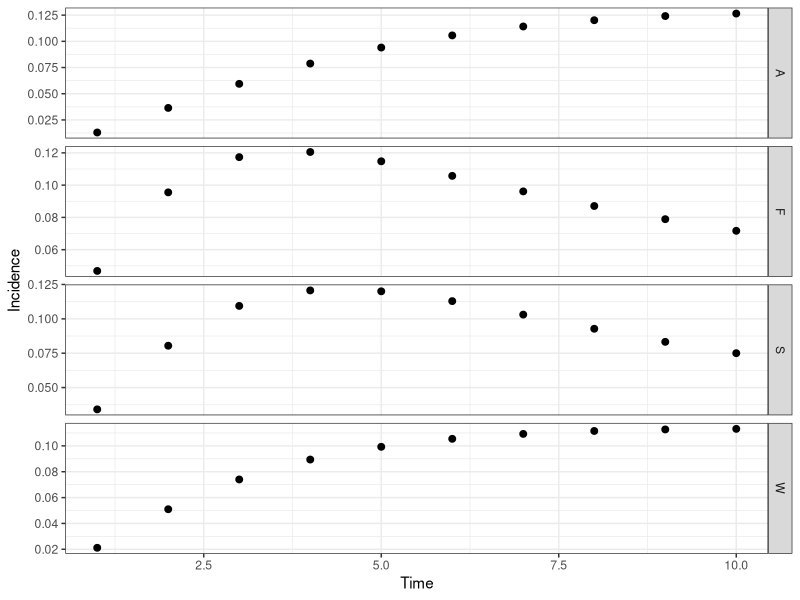

Generate this figure with R:
# CF McQuaid & RMGJ Houben
# Start 21/04/2017 ---> current version 26/04/2017
# Cohort model of TB including regression and a slow stream
########################################
#         ^     ^     ^     ^          #
#      -> Q <-> S <-> C <-> Y -> M     # Q - Quiescent, S - Subclinical, C - Minimal (C+S-), Y - Disseminated (C+S+, symptomatic), M - Death (due to disease)
#     /   ^     ^                      #
#    E    |     |                      # E - Recently Infected, T - Cumulative incidence (using initial disease-free population)
#     \   v     v                      #
#      -> K <-> Z                      # K - Quiescent (slow stream), Z- Subclinical (slow stream),
#         v     v                      #
########################################
##set wd depending on who is coding/playing
setwd("C:/Users/cfmcquaid/Simulations")
#setwd("/Users/ReinHouben/Filr/ifolder/Applications (funding and jobs)/2016 - ERC starting grant/Rmodel_nathis/NatHistCoh")

#Next steps
# 1. get the prop inc disease after 5 years to 5%
###   How: play with Eq values, OR increase progression parameters
# 2. achieve 1 + start higher and sharper decrease in early years
###   How: change initial states to more realistic point, based on what prev of disease would be at screening
###   Also increase progression rates, while decreasing proportion that goes into the fast pathway

library("reshape2"); library("deSolve"); library("ggplot2"); library("plyr");
# Parameter sets: Average (), Wax (regression), Slow (slow), Full (regression, slow)
# Ax - rate from compartment A to compartment X, Omega - background mortality
paramA <- c(Eq=1.00, Qs=0.03, Qk=0.00, Kz=0.00, Kq=0.00, Sc=0.22, Sq=0.00, Sz=0.00, Zk=0.00, Zs=0.00, Cy=0.22, Cs=0.00, Ym=0.25, Yc=0.00, Omega=0)
paramW <- c(Eq=1.00, Qs=0.03, Qk=0.00, Kz=0.00, Kq=0.00, Sc=0.50, Sq=0.25, Sz=0.00, Zk=0.00, Zs=0.00, Cy=0.50, Cs=0.25, Ym=0.50, Yc=0.25, Omega=0)
paramS <- c(Eq=0.10, Qs=0.50, Qk=0.00, Kz=0.01, Kq=0.00, Sc=0.22, Sq=0.00, Sz=0.00, Zk=0.00, Zs=0.05, Cy=0.22, Cs=0.00, Ym=0.25, Yc=0.00, Omega=0)
paramF <- c(Eq=0.10, Qs=0.50, Qk=0.00, Kz=0.01, Kq=0.00, Sc=0.50, Sq=0.25, Sz=0.00, Zk=0.25, Zs=0.05, Cy=0.50, Cs=0.25, Ym=0.50, Yc=0.25, Omega=0)
# Initial states of compartments
state <- c(E=100000, Q=0, K=0, S=0, Z=0, C=0, Y=0, M=0, T=0)
# Timespan for simulation
times <- seq(0, 10, by = 1)
# Timespan for burn
timeb <- 2
# Timespan for tornado
timet <- 5
# ODE function
regr <- function(t, state, parameters){
  with(as.list(c(state, parameters)), {
   # rates of change
   dE <- - E
   dQ <- + Eq*E + Sq*S + Kq*K - (Qs + Qk + Omega)*Q
   dK <- + (1 - Eq)*E + Zk*Z + Qk*Q - (Kz + Kq + Omega)*K
   dS <- + Qs*Q + Cs*C + Zs*Z - (Sc + Sq + Sz + Omega)*S
   dZ <- + Kz*K + Sz*S - (Zk + Zs + Omega)*Z
   dC <- + Sc*S + Yc*Y - (Cs + Cy + Omega)*C
   dY <- + Cy*C -(Yc + Ym + Omega)*Y
   dM <- + Ym*Y
   dT <- + Sc*S / sum(state[1:5])
   # return the rate of change
   list(c(dE, dQ, dK, dS, dZ, dC, dY, dM, dT))
  })
}
# Burn off the first X years to establish the proportion of individuals in each compartment, removing diseased
burn <- function(tb, state, fxn, parameters){
  out <- ode(y = state, times = seq(0, tb, by = 1), func = fxn, parms = parameters)
  stateb <- c(out[tb, 2], out[tb, 3], out[tb, 4], out[tb, 5], out[tb, 6], C=0, Y=0, M=0, T=0)
  return(stateb)
}
# Calculation function
calc <- function(ts, tb, state, fxn, parameters, source){
  stateb <- burn(tb = tb, state = state, fxn = regr, parameters = parameters)
  out <- ode(y = stateb, times = ts, func = fxn, parms = parameters)
  out <- as.data.frame(out)
  # Calculating incidence
  out$inc <- parameters["Sc"]*out$S / (out$E + out$Q + out$S + out$K + out$Z)
  out$inc <- head(c(0,out$inc),-1) # We later remove the first element as it is zero if calculated using C&Y, but will be nonnegative if looking at the rate. Shift the index accordingly
  # Calculating incidence rate (https://en.wikipedia.org/wiki/Incidence_(epidemiology)), proportion of population that result in cases per year = (total # cases incl mort) / {[(C+Y)_t1-(C+Y)_t0]*(t1+t0)/2 + t1*(E+Q+S+K+Z)_t1}
  out$rate <- (out$C + out$Y + out$M) / (head(c(out$C,0) + c(out$Y,0) - c(0,out$C) - c(0,out$Y), -1)*head(c(out$time,0) - c(0,out$time), -1) / 2 + (out$E + out$Q + out$S + out$K + out$Z)*out$time)
  # Calculating the "relative risk" (see Vynnycky & Fine, 1997)
  # out$risk <- head(c(out$C,0) + c(out$Y,0) - c(0,out$C) - c(0,out$Y), -1)/(out$C[2] + out$Y[2])
  # out$risk <- parameters["Sc"]*out$S/(parameters["Sc"]*out$S[1])
  # out$risk <- head(c(0,out$risk),-1) # see above re index shift
  # Calculating the "interval from conversion" (see Styblo 1991 & TSRU progress report 1967)
  out$int <- parameters["Sc"]*out$S/sum(parameters["Sc"]*out$S)
  out$int <- head(c(0,out$int),-1) # see above re index shift
  # Calculating point prevalence
  out$prev <- (out$C + out$Y) / (out$E + out$Q + out$S + out$K + out$Z + out$C + out$Y)
  # Removing the first data point at time zero as we only sample after a year
  out <- out[-c(1), ]
  # Formatting the data for plotting - putting into a melted data.fame, with additional columns for the source matrix
  out <- melt(out, id.vars = c("time"))
  out$source <- source
  return(out)
}
outA <- calc(ts = times, tb = timeb, state = state, fxn = regr, parameters = paramA, source = "A")
outW <- calc(ts = times, tb = timeb, state = state, fxn = regr, parameters = paramW, source = "W")
outS <- calc(ts = times, tb = timeb, state = state, fxn = regr, parameters = paramS, source = "S")
outF <- calc(ts = times, tb = timeb, state = state, fxn = regr, parameters = paramF, source = "F")
out <- rbind(outA, outW, outS, outF)
# Plot output
theme_set(theme_bw())
##all scenarios
ggplot(out[out$variable %in% c("int"), ], aes(time, value)) + geom_point(size=2) + labs(x = "Time", y = "Incidence") + facet_grid(source ~ . , scales = "free")
##slow and slow+regression only (S+F)
out2 <- subset(out, source=='F' | source == 'S', select=time:source)  
#ggplot(out2[out2$variable %in% c("inc"), ], aes(time, value)) + geom_point(size=2) + labs(x = "Time", y = "Incidence") + facet_grid(source ~ . , scales = "free")

# Fitting parameters and state: proportion of individuals diseased after "Otime" years, using parameter set "Osource"
Osource <- "F"; Otime <- 5
Ci <- out[which(out$source == Osource & out$variable == "T" & out$time == Otime), ]
Ic <- out[which(out$source == Osource & out$variable == "inc" & out$time == Otime), ]
Ra <- out[which(out$source == Osource & out$variable == "rate" & out$time == Otime), ]
Pp <- out[which(out$source == Osource & out$variable == "prev" & out$time == Otime), ]
Rr <- out[which(out$source == Osource & out$variable == "risk" & out$time == Otime), ]
Iv <- out[which(out$source == Osource & out$variable == "int" & out$time == Otime), ]

# # Tornado plot
# torn <- function(ts, tb, tt, state, fxn, parameters, source){
#   # Store data
#   data <- rbind(parameters, parameters)
#   rownames(data) <- c('+1%', '-1%')   
#   # Compare to default data set
#   out <- calc(ts = ts, tb = tb, state = state, fxn = regr, parameters = parameters, source = source)
#   def <- out[which(out$time ==tt & out$variable == "prev"),"value"]
#   for (i in 1:15){
#     # Increasing and decreasing each parameter in turn
#     parametersM = parameters; parametersL = parameters
#     parametersM[i] = parametersM[i] + 0.01*parametersM[i]; parametersL[i] = parametersL[i] - 0.01*parametersL[i]
#     outM <- calc(ts = ts, tb = tb, state = state, fxn = regr, parameters = parametersM, source = source); outL <- calc(ts = ts, tb = tb, state = state, fxn = regr, parameters = parametersL, source = source)
#     outM <- (outM[which(outM$time ==tt & outM$variable == "prev"),"value"] - def) / def; outL <- (outL[which(outL$time ==tt & outL$variable == "prev"),"value"] - def) / def
#     data[1, i] <- outM; data[2, i] <- outL
#   }
#   return(data)
# }
# data <- torn(ts = times, tb = timeb, tt = timet, state = state, fxn = regr, parameters = paramF, source ="F")
# # For plotting '%' on x-axis
# x <- seq(-0.01,0.01, length=10)
# ORD = order(abs(data[2,] - data[1,]))
# barplot(data[1,ORD], horiz = T, las=1, xlim = c(-0.01,0.01), xaxt='n', ylab = '', beside=T, col=c('black'))
# barplot(data[2,ORD], horiz = T, las=1, xlim = c(-0.01,0.01), xaxt='n', ylab = '', beside=T, col=c('white'), add = TRUE)
# axis(1, at=pretty(x), lab=paste0(pretty(x) * 100," %"), las=TRUE)
